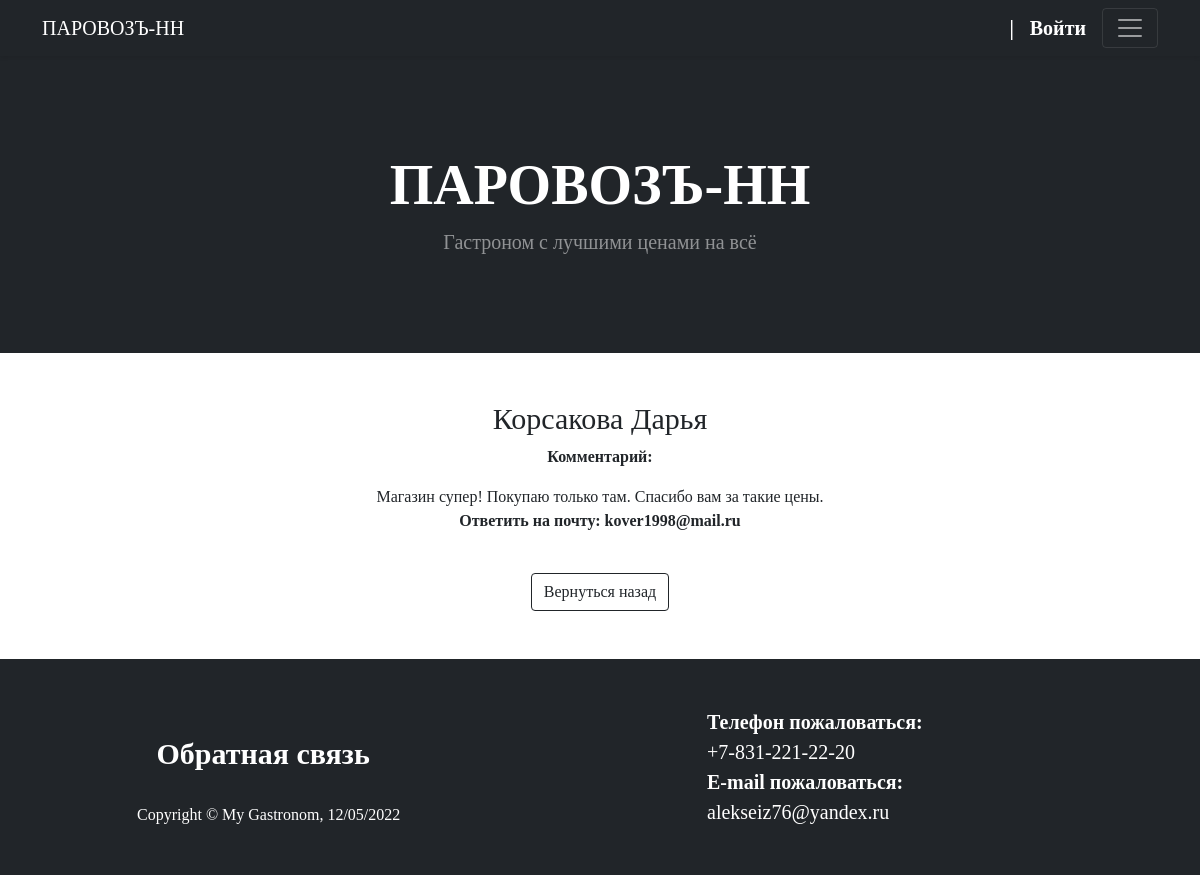
Page /show_comment/korsakova_1 on the committed database.
### gastronom/models.py (models this page shows, shortened)
class Contact(models.Model):
    objects = models.Manager()
    first_name = models.CharField('Имя', max_length=200)
    last_name = models.CharField('Фамилия', max_length=200)
    email = models.EmailField('Email', max_length=200)
    message = models.TextField('Сообщение', max_length=1000)
    slug = models.SlugField('URL вакансии', max_length=50, unique=True, db_index=True)
    class Meta:
        verbose_name = 'Сообщение обратной связи'
        verbose_name_plural = "Сообщения обратной связи"

### gastronom/views.py (the view)
# urls.py: path('show_comment/<slug:comment_slug>', views.ShowComment.as_view(), name='show_comment'),
class ShowComment(ContextMixin, DetailView):
    model = Contact
    template_name = 'gastronom/show_comment.html'
    slug_url_kwarg = 'comment_slug'
    def get_context_data(self, **kwargs):
        context = super().get_context_data()
        user_context = self.get_user_context(title=f"Детальная информация комментария")
        context.update(user_context)
        return context

### gastronom/utils.py (called while the page is built)
    def get_user_context(self, **kwargs):
        context = kwargs
        cats = cache.get('categories')
        if not cats:
            cats = Category.objects.all()
            cache.set('categories', cats, 60)
        context['categories'] = cats
        return context

### gastronom/templates/gastronom/show_comment.html (shortened to what this page needs)
{% extends 'gastronom/base.html' %}
{% block content %}
<div class="container bootdey">
    <section class="panel">
        <h2 class="pro-d-title">
            {{contact.last_name}} {{contact.first_name}}
        </h2>
        <div class="m-bot15"><strong>Комментарий: </strong> <br>
            <p class="pro-price"></p>{{contact.message}}
        </div>
        <p class="m-bot15"><b>Ответить на почту: {{contact.email}}</b></p>
        <br>
        <a href="{% url 'gastronom:comments' %}">
            <button class="btn btn-outline-dark mt-auto" type="button"> Вернуться назад
            </button>
        </a>
    </section>
</div>
{% endblock content %}

### static/gastronom/css/style.css (style rules this page uses)
body { font-family: 'Old-Town-Normal'; }
.pro-d-title { font-size: 30px; margin-top: 0; }

### rows in the picture
Contact: last_name "Корсакова", first_name "Дарья", message "Магазин супер! Покупаю только там. Спасибо вам за такие цены.", email "kover1998@mail.ru"
